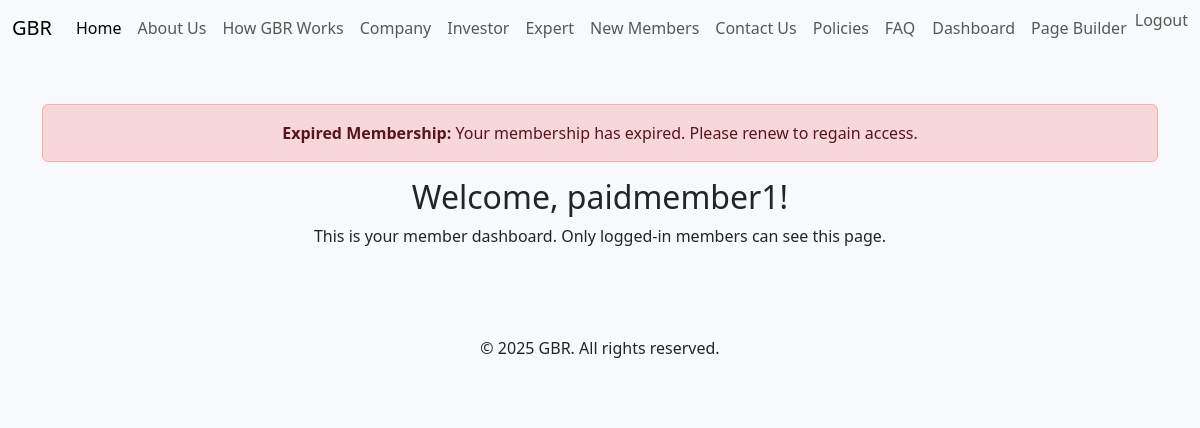
The app's page /dashboard/ (signed in), older data.
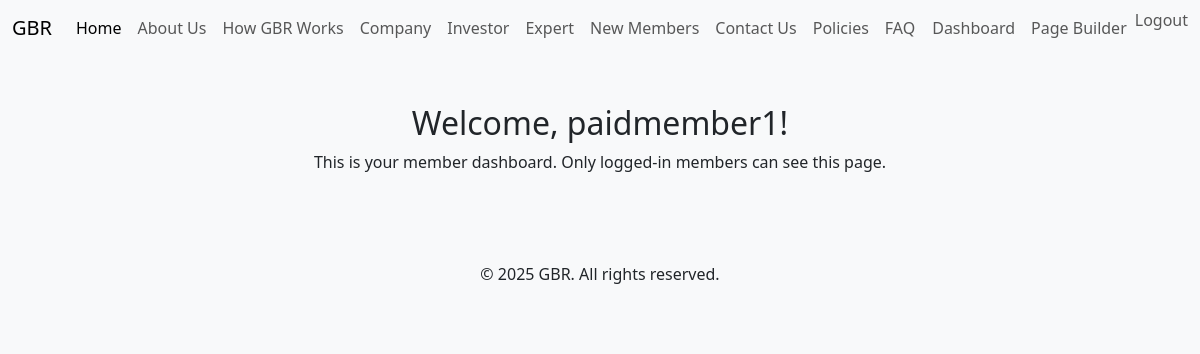
The same page, newer data.
### core/models.py (models this page shows, shortened)
class Member(AbstractUser):
    username = models.CharField(max_length=150, unique=True)
    email = models.EmailField(unique=True)
    category = models.CharField(max_length=50)
    period = models.CharField(max_length=50)
    join_date = models.DateField(default=timezone.now)
    expiry_date = models.DateField(null=True, blank=True)
    is_active = models.BooleanField(default=True)
    groups = models.ManyToManyField(Group, related_name='member_groups', blank=True)
    user_permissions = models.ManyToManyField(Permission, related_name='member_permissions', blank=True)
    PAYMENT_STATUS_CHOICES = [
        ('pending', 'Pending'),
        ('paid', 'Paid'),
        ('failed', 'Failed'),
    ]
    payment_status = models.CharField(max_length=10, choices=PAYMENT_STATUS_CHOICES, default='pending')
    last_payment_date = models.DateTimeField(null=True, blank=True)
    next_due_date = models.DateField(null=True, blank=True)
    class Meta:
        verbose_name = "Member"
        verbose_name_plural = "Members"

### core/views.py (the view)
# urls.py: path('dashboard/', views.member_dashboard, name='dashboard'),
@login_required
def member_dashboard(request):
    today = timezone.now().date()
    return render(request, 'member_dashboard.html', {'today': today})

### templates/member_dashboard.html
{% extends 'base.html' %}
{% block content %}
{% if user.is_authenticated and user.expiry_date and user.expiry_date < today %}
<div class="alert alert-danger text-center" role="alert">
    <strong>Expired Membership:</strong> Your membership has expired. Please renew to regain access.
</div>
{% endif %}
<div class="row justify-content-center">
    <div class="col-md-8 text-center">
        <h2>Welcome, {{ user.username }}!</h2>
        <p>This is your member dashboard. Only logged-in members can see this page.</p>
    </div>
</div>
{% endblock %}

### templates/base.html (shortened to what this page needs)
<!DOCTYPE html>
<html lang="en">
<head>
    <link href="https://cdn.jsdelivr.net/npm/bootstrap@5.3.0/dist/css/bootstrap.min.css" rel="stylesheet">
    <link rel="stylesheet" href="/static/css/style.css">
</head>
<body>
    {% include 'pages/partials/header.html' %}
    <main class="container mt-5">
        {% block content %}{% endblock %}
    </main>
    {% include 'pages/partials/footer.html' %}
</body>
</html>

### templates/pages/partials/header.html (shortened to what this page needs)
<header>
    <nav class="navbar navbar-expand-lg navbar-light bg-light">
        <div class="container-fluid">
            <a class="navbar-brand" href="{% url 'home' %}">GBR</a>
            <div class="collapse navbar-collapse" id="navbarNav">
                <ul class="navbar-nav">
                    <li class="nav-item"><a class="nav-link active" aria-current="page" href="{% url 'home' %}">Home</a></li>
                    <li class="nav-item"><a class="nav-link" href="{% url 'about' %}">About Us</a></li>
                    <li class="nav-item"><a class="nav-link" href="#">How GBR Works</a></li>
                    <li class="nav-item"><a class="nav-link" href="#">Company</a></li>
                    <li class="nav-item"><a class="nav-link" href="#">Investor</a></li>
                    <li class="nav-item"><a class="nav-link" href="#">Expert</a></li>
                    <li class="nav-item"><a class="nav-link" href="#">New Members</a></li>
                    <li class="nav-item"><a class="nav-link" href="{% url 'contact' %}">Contact Us</a></li>
                    <li class="nav-item"><a class="nav-link" href="{% url 'policies' %}">Policies</a></li>
                    <li class="nav-item"><a class="nav-link" href="{% url 'faq' %}">FAQ</a></li>
                </ul>
                <ul class="navbar-nav ms-auto">
                    {% if user.is_authenticated %}
                        <li class="nav-item"><a class="nav-link" href="{% url 'dashboard' %}">Dashboard</a></li>
                        <li class="nav-item"><a class="nav-link" href="{% url 'page_builder' %}">Page Builder</a></li>
                        <li class="nav-item">
                            <form action="{% url 'logout' %}" method="post" style="display:inline;">
                                <button type="submit" class="nav-link btn btn-link" style="padding:0;">Logout</button>
                            </form>
                        </li>
                    {% else %}
                        <li class="nav-item"><a class="nav-link" href="{% url 'login' %}">Login</a></li>
                        <li class="nav-item"><a class="nav-link" href="{% url 'register' %}">Register</a></li>
                    {% endif %}
                </ul>
            </div>
        </div>
    </nav>
</header>

### templates/pages/partials/footer.html
<footer class="bg-light text-center text-lg-start mt-5">
    <div class="container p-4">
        <p class="text-center">&copy; 2025 GBR. All rights reserved.</p>
    </div>
</footer>

### static/css/style.css (style rules this page uses)
body { font-family: 'Segoe UI', Arial, sans-serif; background-color: #f8f9fa; }

Row changes from the older to the newer data that the page shows:
changed Member "paidmember1": expiry_date "2025-08-14" → "2026-08-14" (drawn)
Text that changed along with them:
text no longer shown: "Expired Membership: Your membership has expired. Please renew to regain access."
